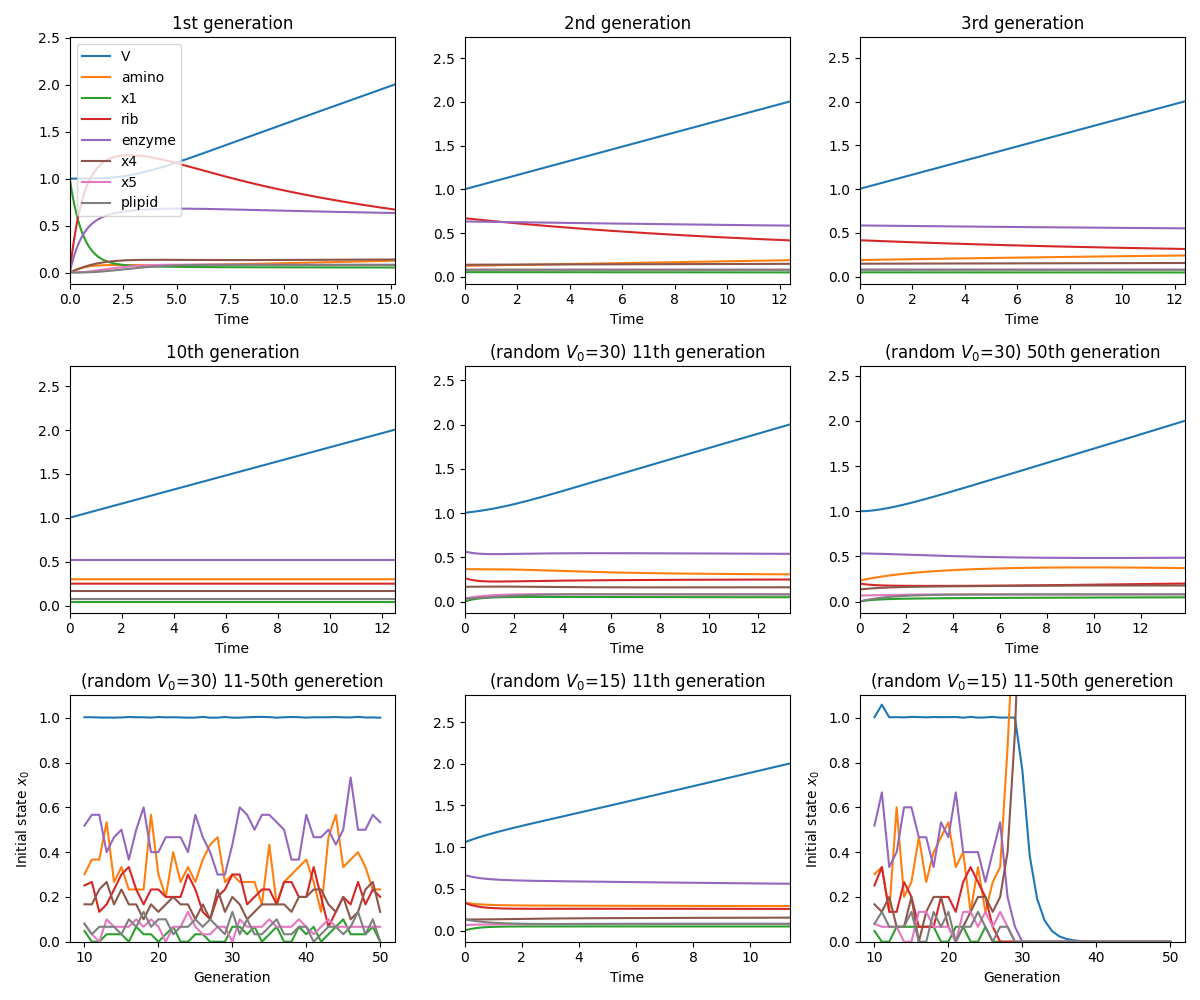

The script that saved this image:
import numpy as np
import matplotlib.pyplot as plt
from scipy.integrate import odeint

k = [1, 1, 1, 1, 1, 1, 1, 1] #ribosome生成（k2）は重要（遅くすると細胞周期が最も伸びる）．
n = 0.1 #低くすると細胞周期は伸びるが，やはり死にはしない
g = 1
TMAX = 20
dt = 0.1
MAXCYCLE = 10
V0 = 30
MAXCYCLE2 = 40
np.random.seed(10) # 保存したときの値は10

def dxdt(state, t):
    V = state[0]
    x = state[1:]
    
    ddt = np.zeros_like(state)
    ddt[0] = g*k[7]*x[6] # V
    ddt[1+0] = k[0]*n - k[1]*x[0]*x[2] # x0 amino
    ddt[1+1] = k[1]*x[0]*x[2] - (k[2]+k[3])*x[1] # x1
    ddt[1+2] = (2*k[2]+k[3])*x[1] - k[1]*x[0]*x[2] # x2 ribosome
    ddt[1+3] = k[3]*x[1] - k[5]*x[3]*x[4] + k[6]*x[5] # x3 enzyme
    ddt[1+4] = k[4]*n - k[5]*x[3]*x[4] # x4
    ddt[1+5] = k[5]*x[3]*x[4] - k[6]*x[5] # x5
    ddt[1+6] = k[6]*x[5] - k[7]*x[6] #x6 phospholipid
    for i in range(6):
        ddt[1+i] -= ddt[0]*x[i]
    return ddt

def div_time(x, t):
    t2 = -1
    for i in range(len(t)):
        if float(x[i,0]) > 2:
            t2 = i
            break
    return t2

def div_state(x, t2):
    x0 = []
    x0.append(x[t2,0]/2)
    for i in range(len(x[0,:])-1):
        x0.append(x[t2,1+i])
    return x0

def div_state_random(x,t2):
    x0 = []
    x0.append(x[t2,0]/2)
    for i in range(len(x[0,:])-1):
        new_X0 = np.random.binomial(int(x[t2,1+i]*2*V0), 0.5)
        x0.append(new_X0/V0)
    return x0    

# 次のプログラムを定常濃度に落ち着くまで回す
# ここから
fig = plt.figure(figsize=(12,10))
ax = fig.subplots(3,3)

x0 = np.array([1, 0, 1, 0, 0, 0, 0, 0]) #V=1は固定．ribosome以外は0でもOK．
t = np.arange(0, TMAX, dt)
x = odeint(dxdt, x0, t)
t2 = div_time(x,t)

lineObjects = ax[0,0].plot(t, x[:,0:9])
ax[0,0].legend(iter(lineObjects), ('V', 'amino', 'x1', 'rib', 'enzyme', 'x4', 'x5', 'plipid'))
ax[0,0].set_title("1st generation")
ax[0,0].set_xlim(0,t2*dt)
ax[0,0].set_xlabel("Time")

x0 = div_state(x,t2)
t = np.arange(0, TMAX, dt)
x = odeint(dxdt, x0, t)

t2 = div_time(x,t)
lineObjects = ax[0,1].plot(t, x[:,0:9])
#ax[0,1].legend(iter(lineObjects), ('V', 'amino', 'x1', 'rib', 'enzyme', 'x4', 'x5', 'plipid'))
ax[0,1].set_title("2nd generation")
ax[0,1].set_xlim(0,t2*dt)
ax[0,1].set_xlabel("Time")

x0 = div_state(x,t2)
t = np.arange(0, TMAX, dt)
x = odeint(dxdt, x0, t)

t2 = div_time(x,t)
lineObjects = ax[0,2].plot(t, x[:,0:9])
#ax[0,2].legend(iter(lineObjects), ('V', 'amino', 'x1', 'rib', 'enzyme', 'x4', 'x5', 'plipid'))
ax[0,2].set_title("3rd generation")
ax[0,2].set_xlim(0,t2*dt)
ax[0,2].set_xlabel("Time")

NMAX = MAXCYCLE - 3
for i in range(NMAX):
    x0 = div_state(x,t2)
    t = np.arange(0, TMAX, dt)
    x = odeint(dxdt, x0, t)    
    t2 = div_time(x,t)

lineObjects = ax[1,0].plot(t, x[:,0:9])
#ax[1,0].legend(iter(lineObjects), ('V', 'amino', 'x1', 'rib', 'enzyme', 'x4', 'x5', 'plipid'))
ax[1,0].set_title("{}th generation".format(MAXCYCLE))
ax[1,0].set_xlim(0,t2*dt)
ax[1,0].set_xlabel("Time")

# 記録用
X = x
X0 = div_state(x,t2)

#for i in range(7):
#    ddens = x[t2,i] - x[0,i]
#    print("ddens of i={} is {:.4f}".format(i,ddens))
#print(x0)

# ここまで

# ここから粒子数の初期値を二項分布で散らしながらシミュレーション
x0_list = []
x0_list.append(X0)

x0 = div_state_random(x,t2)
#print(np.array(x0)-np.array(x[t2,:]))
x0_list.append(x0)
t = np.arange(0, TMAX, dt)
x = odeint(dxdt, x0, t)    
t2 = div_time(x,t)
lineObjects = ax[1,1].plot(t, x[:,0:9])
#ax[1,0].legend(iter(lineObjects), ('V', 'amino', 'x1', 'rib', 'enzyme', 'x4', 'x5', 'plipid'))
ax[1,1].set_title(r"(random $V_0$={}) {}th generation".format(V0,MAXCYCLE+1))
ax[1,1].set_xlim(0,t2*dt)
ax[1,1].set_xlabel("Time")

for i in range(MAXCYCLE2-1):
    x0 = div_state_random(x,t2)
    x0_list.append(x0)
    t = np.arange(0, TMAX, dt)
    x = odeint(dxdt, x0, t)    
    t2 = div_time(x,t)

lineObjects = ax[1,2].plot(t, x[:,0:9])
#ax[1,0].legend(iter(lineObjects), ('V', 'amino', 'x1', 'rib', 'enzyme', 'x4', 'x5', 'plipid'))
ax[1,2].set_title(r"(random $V_0$={}) {}th generation".format(V0,MAXCYCLE+MAXCYCLE2))
ax[1,2].set_xlim(0,t2*dt)
ax[1,2].set_xlabel("Time")

for i in range(7):
    ddens = x[t2,i] - x[0,i]
    print("ddens of i={} is {:.4f}".format(i,ddens))

lineObjects = ax[2,0].plot(np.arange(MAXCYCLE+0,MAXCYCLE+len(x0_list)),x0_list[:])
#ax[1,0].legend(iter(lineObjects), ('V', 'amino', 'x1', 'rib', 'enzyme', 'x4', 'x5', 'plipid'))
ax[2,0].set_title(r"(random $V_0$={}) {}-{}th generetion".format(V0,MAXCYCLE+1, MAXCYCLE+MAXCYCLE2))
ax[2,0].set_xlabel("Generation")
ax[2,0].set_ylabel(r"Initial state $x_0$")
ax[2,0].set_ylim(0,1.1)

print(len(x0_list))


# （再度）ここから粒子数の初期値を二項分布で散らしながらシミュレーション
V0 = 15
x0_list = []
x0_list.append(X0)

x0 = div_state_random(X,t2)
#print(np.array(x0)-np.array(x[t2,:]))
x0_list.append(x0)
t = np.arange(0, TMAX, dt)
x = odeint(dxdt, x0, t)    
t2 = div_time(x,t)
lineObjects = ax[2,1].plot(t, x[:,0:9])
#ax[1,0].legend(iter(lineObjects), ('V', 'amino', 'x1', 'rib', 'enzyme', 'x4', 'x5', 'plipid'))
ax[2,1].set_title(r"(random $V_0$={}) {}th generation".format(V0,MAXCYCLE+1))
ax[2,1].set_xlim(0,t2*dt)
ax[2,1].set_xlabel("Time")

for i in range(MAXCYCLE2-1):
    x0 = div_state_random(x,t2)
    x0_list.append(x0)
    t = np.arange(0, TMAX, dt)
    x = odeint(dxdt, x0, t)    
    t2 = div_time(x,t)

#lineObjects = ax[2,2].plot(t, x[:,0:9])
##ax[1,0].legend(iter(lineObjects), ('V', 'amino', 'x1', 'rib', 'enzyme', 'x4', 'x5', 'plipid'))
#ax[2,2].set_title(r"(random $V_0$={}) {}th generation".format(V0,MAXCYCLE+MAXCYCLE2))
#ax[2,2].set_xlim(0,t2*dt)

for i in range(7):
    ddens = x[t2,i] - x[0,i]
    print("ddens of i={} is {:.4f}".format(i,ddens))

lineObjects = ax[2,2].plot(np.arange(MAXCYCLE+0,MAXCYCLE+len(x0_list)),x0_list[:])
#ax[1,0].legend(iter(lineObjects), ('V', 'amino', 'x1', 'rib', 'enzyme', 'x4', 'x5', 'plipid'))
ax[2,2].set_title(r"(random $V_0$={}) {}-{}th generetion".format(V0,MAXCYCLE+1, MAXCYCLE+MAXCYCLE2))
ax[2,2].set_xlabel("Generation")
ax[2,2].set_ylabel(r"Initial state $x_0$")
ax[2,2].set_ylim(0,1.1)

plt.tight_layout()
plt.show()
#fig.savefig("riroen/cell2.png")